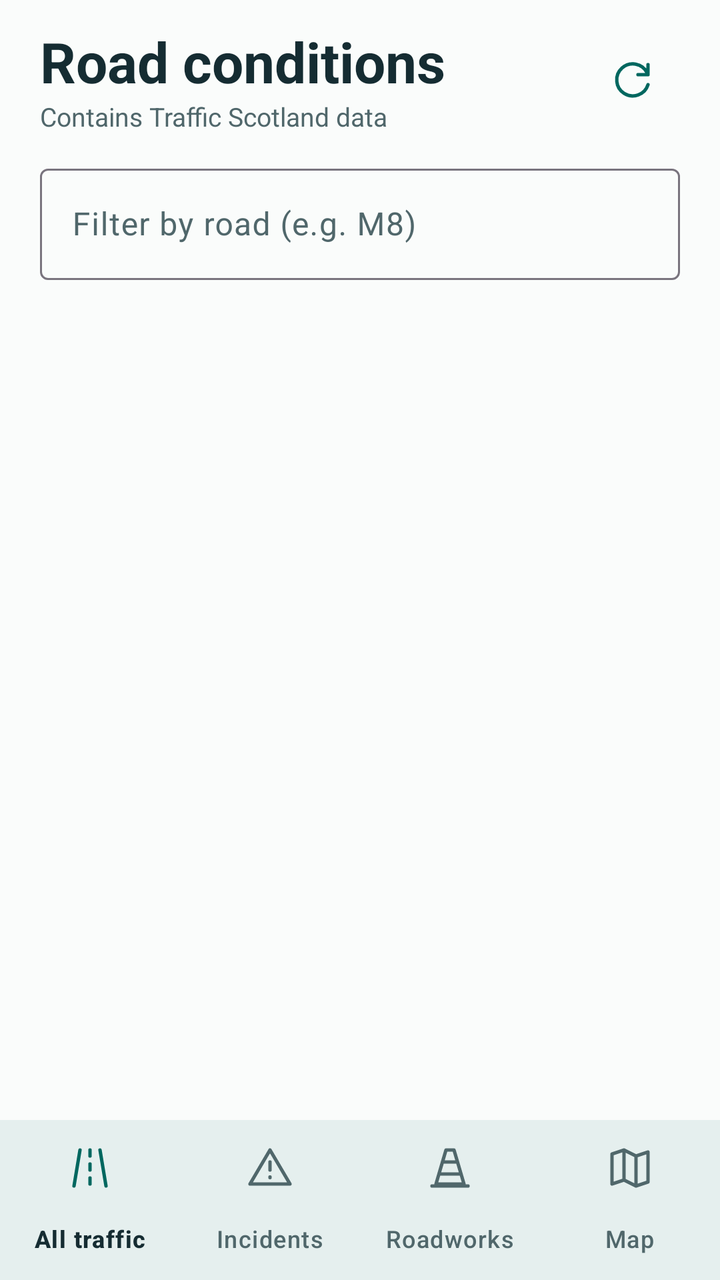
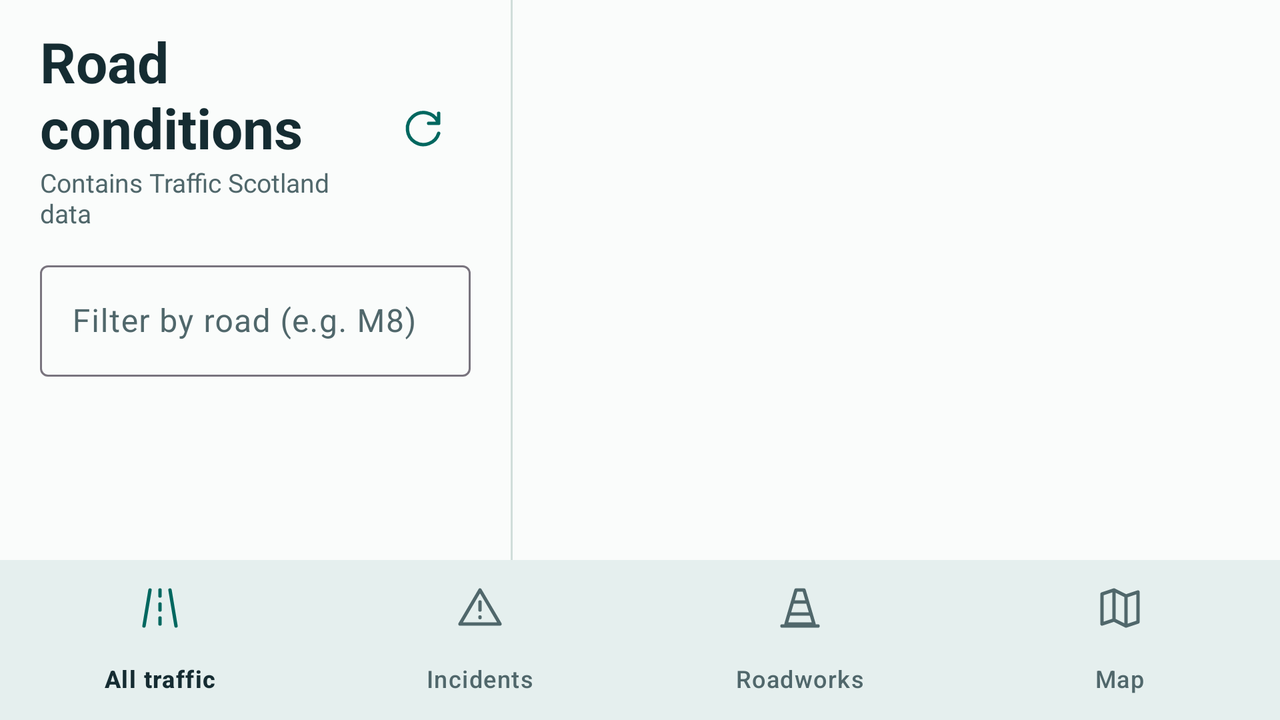

One screen, two layout resources from the same app: the default and the repository's alternative for another configuration. Each is rendered where Android would select it; the XML of both is given below.
<!-- AndroidManifest.xml: application theme Theme.Gillani_Muhammad_S2364257 -->
<!-- res/layout/activity_main.xml -->
<LinearLayout xmlns:android="http://schemas.android.com/apk/res/android" xmlns:app="http://schemas.android.com/apk/res-auto"
    android:id="@+id/main" android:layout_width="match_parent" android:layout_height="match_parent"
    android:orientation="vertical" android:background="@color/traffic_surface" android:focusableInTouchMode="true">
    <FrameLayout android:layout_width="match_parent" android:layout_height="0dp" android:layout_weight="1">
        <LinearLayout android:id="@+id/mainContent" android:layout_width="match_parent" android:layout_height="match_parent"
            android:orientation="vertical">
            <include layout="@layout/traffic_controls" />
            <include layout="@layout/traffic_results" android:layout_width="match_parent" android:layout_height="0dp" android:layout_weight="1" />
        </LinearLayout>
        <FrameLayout android:id="@+id/detailsContainer" android:layout_width="match_parent"
            android:layout_height="match_parent" android:visibility="gone" />
        <FrameLayout android:id="@+id/mapContainer" android:layout_width="match_parent"
            android:layout_height="match_parent" android:visibility="gone" />
    </FrameLayout>
    <com.google.android.material.bottomnavigation.BottomNavigationView android:id="@+id/bottomNavigation"
        android:layout_width="match_parent" android:layout_height="wrap_content"
        android:background="@color/traffic_surface" app:labelVisibilityMode="labeled"
        app:menu="@menu/bottom_navigation_menu" />
</LinearLayout>
<!-- res/layout/traffic_controls.xml (included above) -->
<LinearLayout xmlns:android="http://schemas.android.com/apk/res/android" xmlns:app="http://schemas.android.com/apk/res-auto"
    android:layout_width="match_parent" android:layout_height="wrap_content"
    android:orientation="vertical" android:paddingHorizontal="20dp" android:paddingTop="12dp" android:paddingBottom="8dp">
    <LinearLayout android:layout_width="match_parent" android:layout_height="wrap_content"
        android:gravity="center_vertical" android:orientation="horizontal">
        <LinearLayout android:layout_width="0dp" android:layout_weight="1" android:layout_height="wrap_content"
            android:orientation="vertical">
            <TextView android:layout_width="match_parent" android:layout_height="wrap_content"
                android:text="@string/traffic_title" android:textSize="28sp" android:textStyle="bold"
                android:textColor="@color/traffic_ink" />
            <TextView android:layout_width="match_parent" android:layout_height="wrap_content"
                android:text="@string/traffic_source" android:textColor="@color/traffic_secondary" android:textSize="13sp" />
        </LinearLayout>
        <ImageButton android:id="@+id/refreshButton" android:layout_width="48dp" android:layout_height="48dp"
            android:contentDescription="@string/refresh" android:background="?attr/selectableItemBackgroundBorderless"
            android:src="@drawable/traffic_refresh" app:tint="@color/traffic_accent" />
    </LinearLayout>
    <com.google.android.material.textfield.TextInputLayout
        style="@style/Widget.Material3.TextInputLayout.OutlinedBox" android:layout_width="match_parent"
        android:layout_height="wrap_content" android:layout_marginTop="12dp"
        android:hint="@string/road_filter" app:endIconMode="clear_text">
        <com.google.android.material.textfield.TextInputEditText
            android:id="@+id/roadSearchInput" android:layout_width="match_parent" android:layout_height="wrap_content"
            android:inputType="textCapCharacters" android:singleLine="true" android:imeOptions="actionDone" />
    </com.google.android.material.textfield.TextInputLayout>
</LinearLayout>
<!-- res/layout/traffic_results.xml (included above) -->
<LinearLayout xmlns:android="http://schemas.android.com/apk/res/android" android:layout_width="match_parent" android:layout_height="match_parent"
    android:orientation="vertical">
    <TextView android:id="@+id/resultsStatus" android:layout_width="match_parent" android:layout_height="wrap_content"
        android:paddingHorizontal="20dp" android:paddingVertical="10dp" android:textColor="@color/traffic_secondary"
        android:textSize="14sp" android:accessibilityLiveRegion="polite" />
    <ListView android:id="@+id/trafficListView" android:layout_width="match_parent" android:layout_height="0dp"
        android:layout_weight="1" android:divider="@color/traffic_line" android:dividerHeight="1dp"
        android:paddingHorizontal="16dp" android:clipToPadding="false" />
</LinearLayout>
<!-- resources referenced by this layout -->
<resources>
  <color name="traffic_accent">#00675F</color>
  <color name="traffic_ink">#152C32</color>
  <color name="traffic_line">#D0DEDA</color>
  <color name="traffic_secondary">#50676B</color>
  <color name="traffic_surface">#FAFCFB</color>
  <!-- drawable traffic_refresh (drawable) -->
  <vector xmlns:android="http://schemas.android.com/apk/res/android"
      android:width="24dp" android:height="24dp" android:viewportWidth="24" android:viewportHeight="24">
      <path android:pathData="M20,5 L20,10 L15,10 M19.5,9 A8,8 0,1 0,20,15" android:strokeColor="#FF243839" android:strokeWidth="1.7"
          android:strokeLineCap="round" android:strokeLineJoin="round" android:fillColor="@android:color/transparent" />
  </vector>
  <string name="refresh">Refresh traffic feeds</string>
  <string name="road_filter">Filter by road (e.g. M8)</string>
  <string name="traffic_source">Contains Traffic Scotland data</string>
  <string name="traffic_title">Road conditions</string>
  <style name="Theme.Gillani_Muhammad_S2364257" parent="Base.Theme.Gillani_Muhammad_S2364257" />
  <style name="Base.Theme.Gillani_Muhammad_S2364257" parent="Theme.Material3.DayNight.NoActionBar">
          <item name="colorPrimary">@color/traffic_accent</item>
          <item name="colorOnPrimary">@color/traffic_accent_text</item>
          <item name="colorSurface">@color/traffic_surface</item>
          <item name="colorOnSurface">@color/traffic_ink</item>
          <item name="colorOnSurfaceVariant">@color/traffic_secondary</item>
          <item name="colorSecondaryContainer">@color/traffic_line</item>
          <item name="colorOnSecondaryContainer">@color/traffic_accent</item>
          <item name="android:windowBackground">@color/traffic_surface</item>
      </style>
  <color name="traffic_accent_text">#FFFFFF</color>
</resources>
<!-- res/layout-land/activity_main.xml (the repository's variant of the layout above) -->
<!-- drawn on the phone turned sideways -->
<LinearLayout xmlns:android="http://schemas.android.com/apk/res/android" xmlns:app="http://schemas.android.com/apk/res-auto"
    android:id="@+id/main" android:layout_width="match_parent" android:layout_height="match_parent"
    android:orientation="vertical" android:background="@color/traffic_surface" android:focusableInTouchMode="true">
    <FrameLayout android:layout_width="match_parent" android:layout_height="0dp" android:layout_weight="1">
        <LinearLayout android:id="@+id/mainContent" android:layout_width="match_parent" android:layout_height="match_parent"
            android:orientation="horizontal">
            <ScrollView android:layout_width="0dp" android:layout_height="match_parent" android:layout_weight="2">
                <include layout="@layout/traffic_controls" />
            </ScrollView>
            <View android:layout_width="1dp" android:layout_height="match_parent" android:background="@color/traffic_line" />
            <include layout="@layout/traffic_results" android:layout_width="0dp" android:layout_height="match_parent" android:layout_weight="3" />
        </LinearLayout>
        <FrameLayout android:id="@+id/detailsContainer" android:layout_width="match_parent"
            android:layout_height="match_parent" android:visibility="gone" />
        <FrameLayout android:id="@+id/mapContainer" android:layout_width="match_parent"
            android:layout_height="match_parent" android:visibility="gone" />
    </FrameLayout>
    <com.google.android.material.bottomnavigation.BottomNavigationView android:id="@+id/bottomNavigation"
        android:layout_width="match_parent" android:layout_height="wrap_content"
        android:background="@color/traffic_surface" app:labelVisibilityMode="labeled"
        app:menu="@menu/bottom_navigation_menu" />
</LinearLayout>
